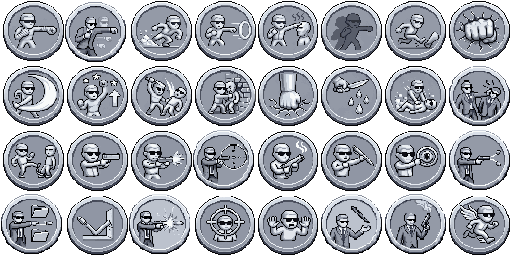
#> input picture game-src/art/ui/badges/sheet1_완성.png, 512 x 256 px, given in place of star_8.png, which was not available
$ python rank_star_pick.py out.png
#> lines starting #> are read from the running program, lines starting #| are printed output that depends on the picture
### tools/badges/tint.py
# 은색 토큰 뱃지를 밝기 그대로 동·금으로 바꾼다(그라디언트 맵). 사용: python3 tools/badges/tint.py <입력.png> <출력 접두>
import sys
from PIL import Image
RAMPS = {  # 어두움 → 중간 → 밝음
  'bronze': [(40, 22, 12), (150, 84, 40), (236, 176, 120)],
  'gold':   [(56, 38, 6), (196, 146, 30), (255, 236, 150)],
}
def lerp(a, b, t): return tuple(round(a[i] + (b[i] - a[i]) * t) for i in range(3))
def ramp(stops, v):
    t = v / 255
    return lerp(stops[0], stops[1], t * 2) if t < .5 else lerp(stops[1], stops[2], (t - .5) * 2)
def tint(im, stops):
    im = im.convert('RGBA'); px = im.load(); out = im.copy(); po = out.load()
    for y in range(im.height):
        for x in range(im.width):
            r, g, b, a = px[x, y]
            if a == 0: continue
            lum = round(.299 * r + .587 * g + .114 * b)
            po[x, y] = ramp(stops, lum) + (a,)
    return out
# [3 lines that do not run on import are left out]

### tools/badges/rank_star_pick.py
# 랭크 별 확정안(PixelLab star_8 = 시트 9번)을 토큰 테두리 한가운데에 겹쳐 올린다. 금·은·동 × 랭크1(없음)·2(별1)·3(별2).
# 별 중심 = 그 x 자리 테두리(맨 위 불투명 ~ 안쪽 어두운 선)의 가운데. 금·동 별은 tint.py 그라디언트 맵.
# 사용: python3 tools/badges/rank_star_pick.py <출력 3배.png>
import sys
from PIL import Image
sys.path.insert(0, 'tools/badges'); from tint import tint, RAMPS
B = 'game-src/art/ui/badges/'
star = Image.open(B + 'star_8.png').convert('RGBA'); star = star.crop(star.getbbox())
#> further down, star is the input picture: PIL image 512x256 RGBA; mean R, G, B, A 99.9, 103.4, 110.8, 181.9
#> after `star = star.crop(star.getbbox())`:
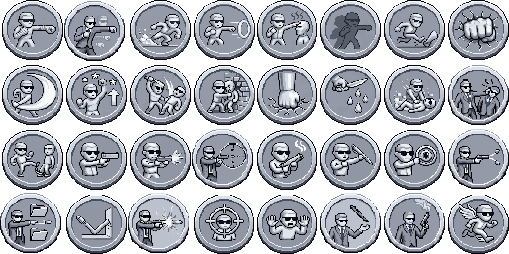
#> star: PIL image 509x254 RGBA; mean R, G, B, A 101.3, 104.8, 112.4, 184.4; transparent parts drawn white
stars = {'silver': star, 'gold': tint(star, RAMPS['gold']), 'bronze': tint(star, RAMPS['bronze'])}
toks = {k: Image.open(B + f'sheet1_완성{s}.png').convert('RGBA').crop((0, 0, 64, 64)) for k, s in (('gold', '_gold'), ('silver', ''), ('bronze', '_bronze'))}
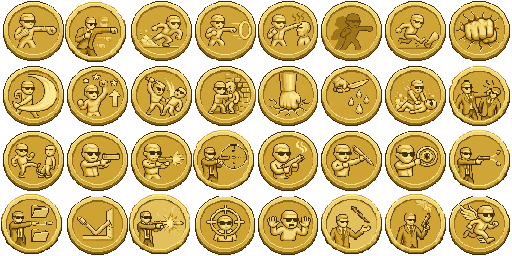
#> input picture game-src/art/ui/badges/sheet1_완성_gold.png, 512 x 256 px, found by its file name
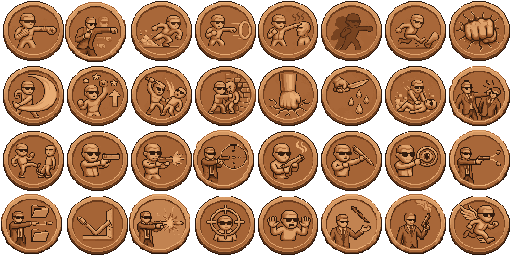
#> input picture game-src/art/ui/badges/sheet1_완성_bronze.png, 512 x 256 px, found by its file name
PAD = 8
def rim_mid(t, x):
    ys = [y for y in range(64) if t.getpixel((x, y))[3]]; top = ys[0]
    y = top + 1
    while y < 40 and sum(t.getpixel((x, y))[:3]) / 3 > 100: y += 1  # 밝은 테 → 안쪽 어두운 선
    return (top + y) / 2
def badge(g, rank):
    t = toks['silver']; im = Image.new('RGBA', (64, 64 + PAD)); im.alpha_composite(toks[g], (0, PAD))
    if rank == 1: return im
    s = stars[g]; w, h = s.size
    xs = [32] if rank == 2 else [32 - w // 2 - 1, 32 + w // 2 + 1]
    for x in xs:
        cy = rim_mid(t, x); im.alpha_composite(s, (round(x - w / 2), round(PAD + cy - h / 2)))
    return im
C = 76
out = Image.new('RGBA', (3 * C, 3 * (C + 8)), (40, 44, 60, 255))
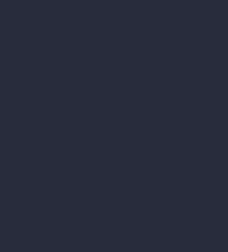
#> out: PIL image 228x252 RGBA; mean R, G, B, A 40, 44, 60, 255
for gi, g in enumerate(('gold', 'silver', 'bronze')):
    for k in range(3):
#> (the run stopped early here; a loop or call above may not have finished)
